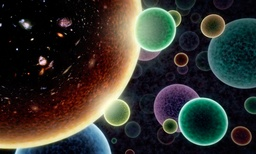
#> input picture 96131125_HW02/Images/Circles.jpg, 256 x 154 px, shrunk from 1400 x 840 before the run, found by its file name
$ python problem-4.py
#> lines starting #> are read from the running program, lines starting #| are printed output that depends on the picture
import numpy as np
import cv2 as cv
import matplotlib.pyplot as plt


def Hough_circles(image, minDist, minRadius, maxRadius):
    """
    Hough Circle Transform
    :param image: input image
    :param minDist: minimum distance between center of circles
    :param minRadius: minimum acceptable radius
    :param maxRadius: maximum acceptable radius
    :return: circles [(x,y,r), (x,y,r), ...]
    """
    # Formula for circle: (x-c1)**2 + (x-c2)**2 = c3**2

    # detecting edges with Canny's algorithm
    edge_img = cv.Canny(image=img, threshold1=100, threshold2=250)
    edge_bin = cv.adaptiveThreshold(edge_img, 255, cv.ADAPTIVE_THRESH_GAUSSIAN_C, cv.THRESH_BINARY, 11, 0)
    #cv.imshow('edges', edge_bin)
    #cv.waitKey(0)
    print(edge_bin.shape)
    print(np.max(edge_bin))
    print(np.sum(np.sum(edge_bin))/255, ' - ', edge_bin.shape[0]*edge_bin.shape[1])

    # create accumulator cell
    A = np.zeros(shape=(image.shape[0], image.shape[1], maxRadius-minRadius+1))
    #print(A)

    # for each point on edges find circles that pass that point
    for i in range(0, image.shape[0]):
        for j in range(0, image.shape[1]):
            print((i,j))

            # if point i,j isn't on edges go to next point
            if edge_bin[i,j] != 255:
                continue

            # assume circle with center (c1,c2) pass point (i,j) find radius (c3) of circle
            for c1 in range(0, image.shape[0]):
                for c2 in range(0, image.shape[1]):
                    # calculating radius of circle which is centered in (c1,c2) and pass point (i,j)
                    c3 = np.sqrt(((i-c1)**2 + (j-c2)**2))
                    # round c3 for putting it in accumulator cells
                    c3 = int(round(c3))

                    # if radius isn't in the valid range ignore it
                    if c3 > maxRadius or c3 < minRadius:
                        continue

                    # add one to accumulator cells c1,c2,c3
                    A[c1,c2, c3-minRadius] = A[c1,c2, c3-minRadius] + 1

    circles = []
    # keep circles that pass more that (2*pi*(r**2)) / 5 pixels
    for c1 in range(0, image.shape[0]):
        for c2 in range(0, image.shape[1]):
            for c3 in range(maxRadius-minRadius+1):
                if A[c1, c2, c3] >= 10:
                    circles.append((c1, c2, c3+minRadius))
    return circles

# read image
input_img = cv.imread(filename='.\\Images\\Circles.jpg')
#> input_img is the input picture: shape (154, 256, 3); mean B, G, R 47, 51.9, 53.4
factor = 0.3
input_img = cv.resize(input_img, (0,0), fx=factor, fy=factor)
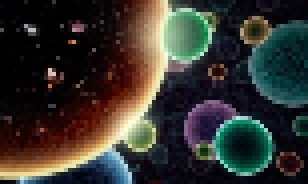
#> input_img: shape (46, 77, 3) (shown 4 times larger); mean B, G, R 47.1, 52, 53.5
output_img = input_img.copy()
img = cv.cvtColor(output_img, cv.COLOR_BGR2GRAY)
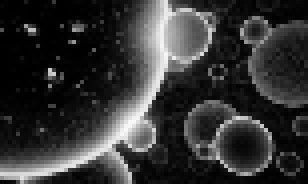
#> img: shape (46, 77) (shown 4 times larger); min 0, max 249, mean 51.9

# call hough circles
circles = Hough_circles(image=img, minDist=int(80*factor), minRadius=int(10*factor), maxRadius=int(160*factor))
#> in Hough_circles, `edge_img = cv.Canny(image=img, threshold1=100, threshold2=250)`:
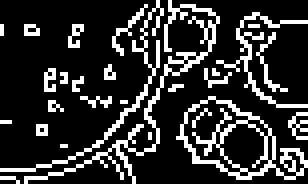
#> edge_img: shape (46, 77) (shown 4 times larger); 19.2% white in thin lines or dots
#| (46, 77)
#| 255
#| 679.0  -  3542
#> circles = 102495 items
print(circles)

# display circles
if circles is None:
    print('There is no circles!')
else:
    for circle in circles:
         x, y, r = circle
         # Draw circles
         x, y, r = int(round(x)), int(round(y)), int(round(r))
         cv.circle(output_img, (x,y), r, (0, 255, 255), 1)
         cv.rectangle(output_img, (x - 2, y - 2), (x + 2, y + 2), (0, 0, 255), -1)
#> this loop made 102495 passes
#> (circle, y, r) on passes 1 to 3: ((0, 0, 30), 0, 30), ((0, 0, 33), 0, 33), ((0, 0, 39), 0, 39)
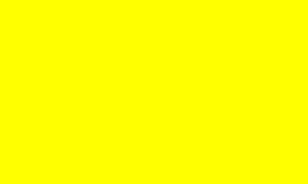
#> output_img: shape (46, 77, 3) (shown 4 times larger); mean B, G, R 0, 255, 255

# show the output image
cv.imshow("output", output_img)
cv.imwrite('.\\5\\output.jpg', output_img)
cv.waitKey(0)
